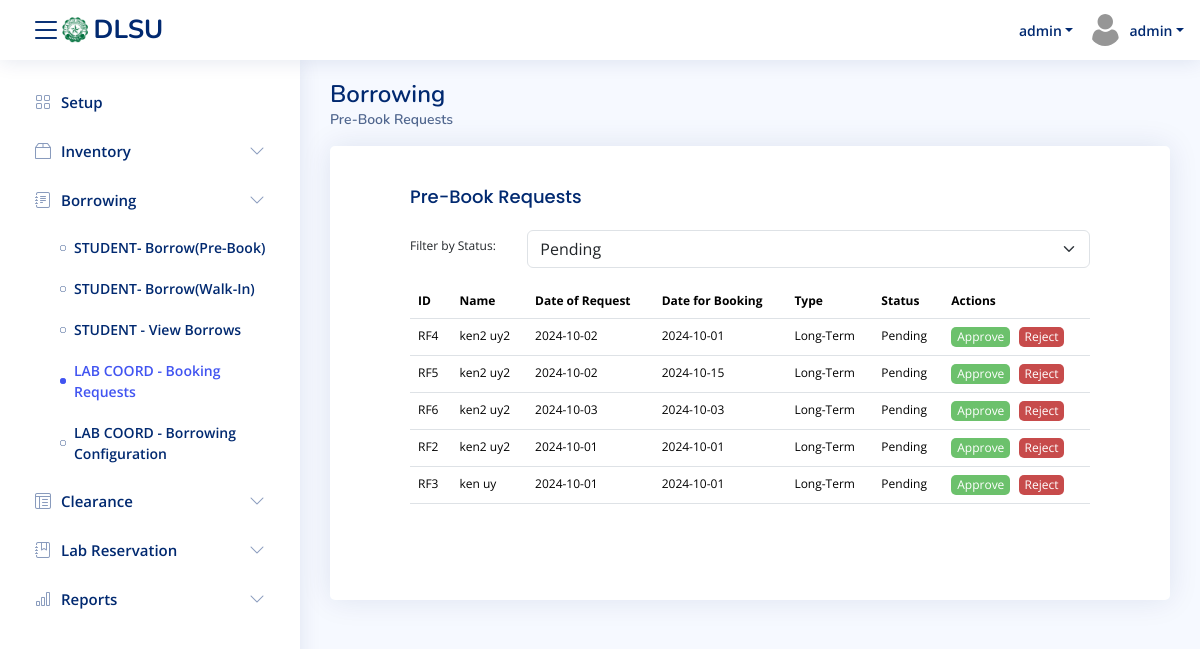
/borrowing/labcoord/prebookrequests (signed in), run on an earlier commit of the app's database.
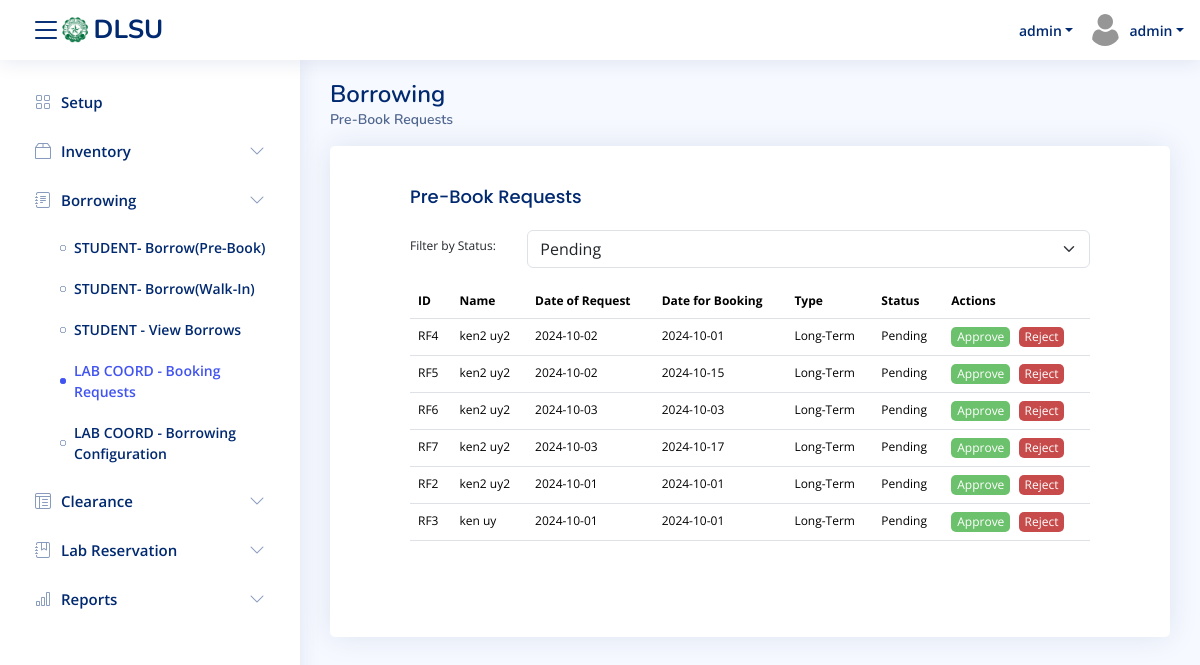
And on a later commit of the database.
### core/models.py (models this page shows, shortened)
class borrow_info(models.Model):
    borrow_id = models.AutoField(primary_key=True)
    laboratory = models.ForeignKey('Laboratory', on_delete=models.CASCADE)
    user = models.ForeignKey('User', on_delete=models.SET_NULL, null=True, blank=True, related_name='borrowed_by')
    request_date = models.DateTimeField(null=True, blank=True)
    borrow_date = models.DateField(null=True, blank=True)
    due_date = models.DateField(null=True, blank=True)
    status = models.CharField(max_length=1, null=True, blank=True)
    approved_by = models.ForeignKey(User, on_delete=models.SET_NULL, null=True, blank=True)

class user(AbstractBaseUser):
    user_id = models.AutoField(primary_key=True)
    firstname = models.CharField(max_length=45, null=True, blank=True)
    lastname = models.CharField(max_length=45, null=True, blank=True)
    email = models.EmailField(unique=True)
    role = models.ForeignKey(role, null=True, blank=True, on_delete=models.SET_NULL)  # ForeignKey to Role
    is_deactivated = models.BooleanField(default=False)
    is_guest = models.BooleanField(default=False)
    is_active = models.BooleanField(default=True)
    is_staff = models.BooleanField(default=False)
    is_superuser = models.BooleanField(default=False)
    objects = UserManager()
    USERNAME_FIELD = 'email'
    REQUIRED_FIELDS = ['firstname', 'lastname']

### core/views.py (the view, shortened to what this page needs)
# urls.py: path('borrowing/labcoord/prebookrequests', views.borrowing_labcoord_prebookrequests, name='borrowing_labcoord_prebookrequests'),
def borrowing_labcoord_prebookrequests(request):
    if not request.user.is_authenticated:
        return redirect('userlogin')
    selected_status = request.GET.get('status', 'P')
    if selected_status == 'all':
        borrowing_requests = borrow_info.objects.all().order_by('request_date')
    else:
        borrowing_requests = borrow_info.objects.filter(status=selected_status).order_by('request_date')
    return render(request, 'mod_borrowing/borrowing_labcoord_prebookrequests.html', {
        'borrowing_requests': borrowing_requests,
        'selected_status': selected_status,  # Pass the selected status to the template
    })

### core/context_processors.py (called while the page is built)
def labs_context(request):
    return {
        'laboratories': laboratory.objects.filter(is_available=True),
        'selected_lab_name': request.session.get('selected_lab_name')
    }

### core/templates/mod_borrowing/borrowing_labcoord_prebookrequests.html (shortened to what this page needs)
{% extends 'temp_navbar.html' %}
{% block content %}
  <div class="pagetitle">
    <h1>Borrowing</h1>
    <nav>
      <ol class="breadcrumb">
        <li class="breadcrumb-item active">Pre-Book Requests</li>
      </ol>
    </nav>
  </div>
  <section class="section">
    <div class="row">
      <div class="col-lg-12">
        <div class="card">
          <div class="card-body">
            <h5 class="card-title">Pre-Book Requests</h5>
            <form method="GET" id="statusFilterForm">
              <div class="row mb-3">
                <label for="status" class="col-sm-2 col-form-label">Filter by Status:</label>
                <div class="col-sm-10">
                  <select class="form-select" id="status" name="status" onchange="document.getElementById('statusFilterForm').submit()">
                    <option value="P" {% if selected_status == 'P' %}selected{% endif %}>Pending</option>
                  </select>
                </div>
              </div>
            </form>
            <table class="table datatable">
              <thead>
                <tr>
                  <th>ID</th>
                  <th>Name</th>
                  <th>Date of Request</th>
                  <th>Date for Booking</th>
                  <th>Type</th>
                  <th>Status</th>
                  <th>Actions</th>
                </tr>
              </thead>
              <tbody>
                {% for request in borrowing_requests %}
                <tr>
                  <td>RF{{ request.borrow_id }}</td>
                  <td>{{ request.user.firstname}} {{ request.user.lastname}}</td>
                  <td>{{ request.request_date|date:"Y-m-d" }}</td>
                  <td>{{ request.borrow_date|date:"Y-m-d" }}</td>
                  <td>
                    {% if request.due_date %}
                      Long-Term
                    {% else %}
                      Short-Term
                    {% endif %}
                  </td>
                  <td>
                    {% if request.status == 'P' %}
                      Pending
                    {% elif request.status == 'A' %}
                      <span style="color:green;">Approved</span>
                    {% elif request.status == 'D' %}
                      <span style="color:red;">Rejected</span>
                    {% endif %}
                  </td>
                  <td>
                    {% if request.status == 'P' %}
                      <form method="POST">
                        <button type="submit" name="action" value="approve" id="approve">Approve</button>
                        <button type="submit" name="action" value="reject" id="reject">Reject</button>
                      </form>
                    {% else %}
                      <span>Completed</span>
                    {% endif %}
                  </td>
                </tr>
                {% endfor %}
              </tbody>
            </table>
          </div>
        </div>
      </div>
    </div>
  </section>
{% endblock %}

### core/templates/temp_navbar.html (shortened to what this page needs)
{% load static %}
<!DOCTYPE html>
<html lang="en">
<head>
  <link href="{% static 'assets/vendor/bootstrap/css/bootstrap.min.css' %}" rel="stylesheet">
  <link href="{% static 'assets/vendor/bootstrap-icons/bootstrap-icons.css' %}" rel="stylesheet">
  <link href="{% static 'assets/vendor/boxicons/css/boxicons.min.css' %}" rel="stylesheet">
  <link href="{% static 'assets/vendor/quill/quill.snow.css' %}" rel="stylesheet">
  <link href="{% static 'assets/vendor/quill/quill.bubble.css' %}" rel="stylesheet">
  <link href="{% static 'assets/vendor/remixicon/remixicon.css' %}" rel="stylesheet">
  <link href="{% static 'assets/vendor/simple-datatables/style.css' %}" rel="stylesheet">
  <link href="{% static 'assets/css/style.css' %}" rel="stylesheet">
  <link href="{% static 'assets/css/custom.css' %}" rel="stylesheet">
  <link href="https://cdn.jsdelivr.net/npm/select2@4.1.0-rc.0/dist/css/select2.min.css" rel="stylesheet" />
</head>
<body>
  <header id="header" class="header fixed-top d-flex align-items-center">
    <div class="d-flex align-items-center justify-content-between">
      <i class="bi bi-list toggle-sidebar-btn"></i>
      <a href="{%url 'home'%}" class="logo d-flex align-items-center">
        <img src="{% static 'assets/img/dlsu_logo.jpg' %}" alt="">
        <span class="d-none d-lg-block">DLSU</span>
      </a>
    </div>
    <nav class="header-nav ms-auto">
      <ul class="d-flex align-items-center">
<li class="nav-item dropdown pe-3">
  <a class="nav-link nav-profile d-flex align-items-center pe-0" href="#" data-bs-toggle="dropdown">
    <span class="d-none d-md-block dropdown-toggle ps-2">{{ selected_lab_name|default:"Choose Laboratory" }}</span>
  </a>
</li>
        <li class="nav-item dropdown pe-3">
          <a class="nav-link nav-profile d-flex align-items-center pe-0" href="#" data-bs-toggle="dropdown">
            <img src="{% static 'assets/img/user.png' %}" alt="Profile" class="rounded-circle">
            <span class="d-none d-md-block dropdown-toggle ps-2">{{ user.username }}</span>
          </a>
            </li>
          </ul>
    </nav>
  </header>
  <aside id="sidebar" class="sidebar">
    <ul class="sidebar-nav" id="sidebar-nav">
      <li class="nav-item">
        <a class="nav-link {% if request.resolver_match.url_name in 'superuser_setup' %}active{% else %}collapsed{% endif %}" href="{%url 'superuser_setup'%}">
          <i class="bi bi-grid"></i>
          <span>Setup</span>
        </a>
      </li>
      <li class="nav-item">
        <a class="nav-link {% if request.resolver_match.url_name in 'inventory_view inventory_addNewItem inventory_updateItem inventory_physicalCount inventory_manageSuppliers inventory_config inventory_itemDetails_view' %}active{% else %}collapsed{% endif %}" data-bs-target="#inventory-nav" data-bs-toggle="collapse" href="#">
            <i class="bi bi-box2"></i><span>Inventory</span><i class="bi bi-chevron-down ms-auto"></i>
        </a>
    </li>
    <li class="nav-item">
        <a class="nav-link {% if request.resolver_match.url_name in 'borrowing_studentPrebook borrowing_studentWalkin' %}active{% else %}collapsed{% endif %}" data-bs-target="#borrow-nav" data-bs-toggle="collapse" href="#">
            <i class="bi bi-journal-text"></i><span>Borrowing</span><i class="bi bi-chevron-down ms-auto"></i>
        </a>
        <ul id="borrow-nav" class="nav-content collapse {% if request.resolver_match.url_name in 'borrowing_studentPrebook borrowing_studentWalkin borrowing_studentviewPreBookRequests borrowing_studentviewWalkInRequests borrowing_studentDetailedPreBookRequests borrowing_studentDetailedWalkInRequests borrowing_labcoord_prebookrequests borrowing_labcoord_borrowconfig' %}show{% endif %}" data-bs-parent="#sidebar-nav">
            <li>
                <a href="{% url 'borrowing_studentPrebook' %}" class="{% if request.resolver_match.url_name == 'borrowing_studentPrebook' %}active{% endif %}">
                    <i class="bi bi-circle"></i><span>STUDENT- Borrow(Pre-Book)</span>
                </a>
            </li>
            <li>
                <a href="{% url 'borrowing_studentWalkin' %}" class="{% if request.resolver_match.url_name == 'borrowing_studentWalkin' %}active{% endif %}">
                    <i class="bi bi-circle"></i><span>STUDENT- Borrow(Walk-In)</span>
                </a>
            </li>
            <li>
                <a href="{% url 'borrowing_studentviewPreBookRequests' %}" class="{% if request.resolver_match.url_name in 'borrowing_studentviewPreBookRequests borrowing_studentDetailedPreBookRequests' %}active{% endif %}">
                    <i class="bi bi-circle"></i><span>STUDENT - View Borrows</span>
                </a>
            </li>
            <li>
              <a href="{% url 'borrowing_labcoord_prebookrequests' %}" class="{% if request.resolver_match.url_name == 'borrowing_labcoord_prebookrequests' %}active{% endif %}">
                  <i class="bi bi-circle"></i><span>LAB COORD - Booking Requests</span>
              </a>
          </li>
          <li>
            <a href="{% url 'borrowing_labcoord_borrowconfig' %}" class="{% if request.resolver_match.url_name == 'borrowing_labcoord_borrowconfig' %}active{% endif %}">
                <i class="bi bi-circle"></i><span>LAB COORD - Borrowing Configuration</span>
            </a>
        </li>
        </ul>
    </li>
      <li class="nav-item">
        <a class="nav-link collapsed" data-bs-target="#tables-nav" data-bs-toggle="collapse" href="#">
          <i class="bi bi-layout-text-window-reverse"></i><span>Clearance</span><i class="bi bi-chevron-down ms-auto"></i>
        </a>
      </li>
      <li class="nav-item">
        <a class="nav-link collapsed" data-bs-target="#reserve-nav" data-bs-toggle="collapse" href="#">
          <i class="bi bi-journal-bookmark"></i><span>Lab Reservation</span><i class="bi bi-chevron-down ms-auto"></i>
        </a>
      </li>
      <li class="nav-item">
        <a class="nav-link collapsed" data-bs-target="#icons-nav" data-bs-toggle="collapse" href="#">
          <i class="bi bi-bar-chart"></i><span>Reports</span><i class="bi bi-chevron-down ms-auto"></i>
        </a>
      </li>
  </aside>
  <main id="main" class="main">
      {% block content %}{% endblock %}
  </main>
</body>
</html>

### core/static/assets/css/style.css (style rules this page uses)
:root { scroll-behavior: smooth; }
body { font-family: "Open Sans", sans-serif; background: #f6f9ff; color: #444444; }
a { color: #4154f1; text-decoration: none; }
h1, h2, h3, h4, h5, h6 { font-family: "Nunito", sans-serif; }
#main { margin-top: 60px; padding: 20px 30px; transition: all 0.3s; }
.pagetitle { margin-bottom: 10px; }
.pagetitle h1 { font-size: 24px; margin-bottom: 0; font-weight: 600; color: #012970; }
.card { margin-bottom: 30px; border: none; border-radius: 5px; box-shadow: 0px 0 30px rgba(1, 41, 112, 0.1); }
.card-title { padding: 20px 0 15px 0; font-size: 18px; font-weight: 500; color: #012970; font-family: "Poppins", sans-serif; }
.card-body { padding: 0 20px 20px 20px; }
.breadcrumb { font-size: 14px; font-family: "Nunito", sans-serif; color: #899bbd; font-weight: 600; }
.breadcrumb .breadcrumb-item::before { color: #899bbd; }
.breadcrumb .active { color: #51678f; font-weight: 600; }
.logo { line-height: 1; }
@media (min-width: 1200px) { .logo { width: 280px; } }
.logo img { max-height: 26px; margin-right: 6px; }
.logo span { font-size: 26px; font-weight: 700; color: #012970; font-family: "Nunito", sans-serif; }
.header { transition: all 0.5s; z-index: 997; height: 60px; box-shadow: 0px 2px 20px rgba(1, 41, 112, 0.1); background-color: #fff; padding-left: 20px; }
.header .toggle-sidebar-btn { font-size: 32px; padding-left: 10px; cursor: pointer; color: #012970; }
.header-nav ul { list-style: none; }
.header-nav>ul { margin: 0; padding: 0; }
.header-nav .nav-profile { color: #012970; }
.header-nav .nav-profile img { max-height: 36px; }
.header-nav .nav-profile span { font-size: 14px; font-weight: 600; }
.sidebar { position: fixed; top: 60px; left: 0; bottom: 0; width: 300px; z-index: 996; transition: all 0.3s; padding: 20px; overflow-y: auto; scrollbar-width: thin; scrollbar-color: #aab7cf transparent; box-shadow: 0px 0px 20px rgba(1, 41, 112, 0.1); background-color: #fff; }
@media (min-width: 1200px) { #main, #footer { margin-left: 300px; } }
.sidebar-nav { padding: 0; margin: 0; list-style: none; }
.sidebar-nav li { padding: 0; margin: 0; list-style: none; }
.sidebar-nav .nav-item { margin-bottom: 5px; }
.sidebar-nav .nav-link { display: flex; align-items: center; font-size: 15px; font-weight: 600; color: #4154f1; transition: 0.3; background: #f6f9ff; padding: 10px 15px; border-radius: 4px; }
.sidebar-nav .nav-link i { font-size: 16px; margin-right: 10px; color: #4154f1; }
.sidebar-nav .nav-link.collapsed { color: #012970; background: #fff; }
.sidebar-nav .nav-link.collapsed i { color: #899bbd; }
.sidebar-nav .nav-link .bi-chevron-down { margin-right: 0; transition: transform 0.2s ease-in-out; }
.sidebar-nav .nav-content { padding: 5px 0 0 0; margin: 0; list-style: none; }
.sidebar-nav .nav-content a { display: flex; align-items: center; font-size: 14px; font-weight: 600; color: #012970; transition: 0.3; padding: 10px 0 10px 40px; transition: 0.3s; }
.sidebar-nav .nav-content a i { font-size: 6px; margin-right: 8px; line-height: 0; border-radius: 50%; }
.sidebar-nav .nav-content a:hover, .sidebar-nav .nav-content a.active { color: #4154f1; }
.sidebar-nav .nav-content a.active i { background-color: #4154f1; }

### core/static/assets/css/custom.css (style rules this page uses)
.card-body { font-size:1vw }
.card-body { padding: 20px 80px 80px 80px; }

### core/templates/mod_borrowing/borrowing_labcoord_prebookrequests.html (style rules this page uses)
#approve { background-color: rgb(108, 193, 108); color: white; border: none; border-radius: 5px; margin-right: 5px; }
#reject { background-color: rgb(199, 75, 75); color: white; border: none; border-radius: 5px; }

What changed in the data, as far as the page shows it:
added borrow_info: borrow_id "7", user.firstname "ken2", user.lastname "uy2", request_date "2024-10-03", borrow_date "2024-10-17", due_date "Long-Term", status "Pending"
